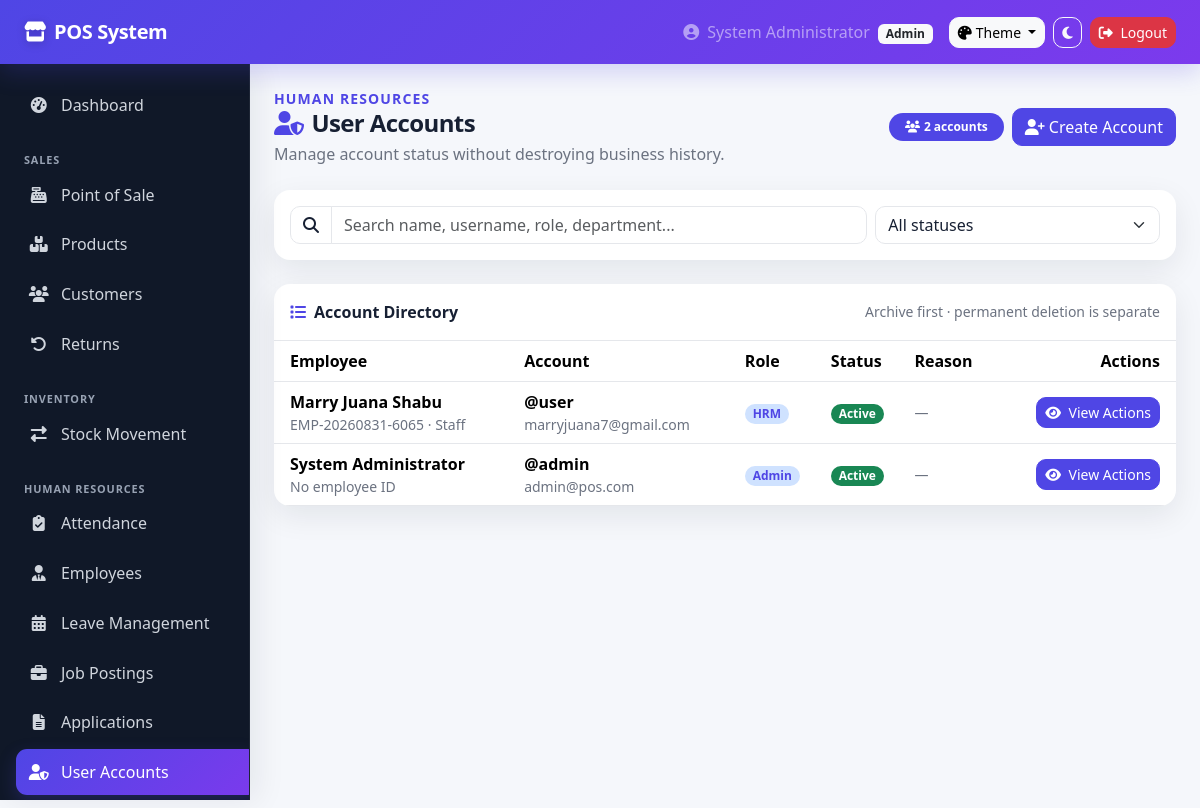
Page /modules/users.php (signed in) on the committed database.
### tables this page shows
CREATE TABLE `users` (
  `id` int(11) NOT NULL,
  `username` varchar(50) NOT NULL,
  `password` varchar(255) NOT NULL,
  `email` varchar(100) NOT NULL,
  `full_name` varchar(100) NOT NULL,
  `role_id` int(11) DEFAULT NULL,
  `is_active` tinyint(1) DEFAULT 1,
  `created_at` timestamp NOT NULL DEFAULT current_timestamp()
);

CREATE TABLE `employees` (
  `id` int(11) NOT NULL,
  `employee_id` varchar(50) NOT NULL,
  `first_name` varchar(50) NOT NULL,
  `last_name` varchar(50) NOT NULL,
  `middle_name` varchar(50) DEFAULT NULL,
  `position` varchar(50) DEFAULT NULL,
  `department` varchar(50) DEFAULT NULL,
  `email` varchar(100) DEFAULT NULL,
  `phone` varchar(20) DEFAULT NULL,
  `address` text DEFAULT NULL,
  `hire_date` date DEFAULT NULL,
  `salary` decimal(10,2) DEFAULT NULL,
  `status` enum('active','on_leave','terminated') DEFAULT 'active',
  `created_at` timestamp NOT NULL DEFAULT current_timestamp(),
  `user_id` int(11) DEFAULT NULL
);

CREATE TABLE `roles` (
  `id` int(11) NOT NULL,
  `role_name` varchar(50) NOT NULL,
  `description` text DEFAULT NULL
);

### config/database.php (called while the page is built, shortened)
<?php
function hasPermission($permission) {
    if ((int)($_SESSION['role_id'] ?? 0) === 1 || (($_SESSION['role'] ?? '') === 'Admin')) return true;
    return isset($_SESSION['permissions']) && is_array($_SESSION['permissions']) && in_array($permission, $_SESSION['permissions'], true);
}
require_once __DIR__.'/security.php';

### config/security.php (called while the page is built, shortened)
<?php
function h($v):string{return htmlspecialchars((string)$v,ENT_QUOTES,'UTF-8');}

### modules/users.php (the view, shortened to what this page needs)
<?php
require_once '../config/database.php';
$db = getDB();
$db->exec("CREATE TABLE IF NOT EXISTS user_action_requests(
  id INT NOT NULL AUTO_INCREMENT, user_id INT NOT NULL, action ENUM('deactivate') NOT NULL, reason VARCHAR(500) NOT NULL,
  requested_by INT NOT NULL, status ENUM('pending','approved','rejected') NOT NULL DEFAULT 'pending', reviewed_by INT NULL, reviewed_at DATETIME NULL,
  reviewer_note VARCHAR(500) NULL, created_at TIMESTAMP NOT NULL DEFAULT CURRENT_TIMESTAMP,
  PRIMARY KEY(id), KEY user_id(user_id), KEY requested_by(requested_by), KEY status(status)
) ENGINE=InnoDB DEFAULT CHARSET=utf8mb4");
$users = $db->query("SELECT u.*, r.role_name, e.employee_id, e.position, e.department
    FROM users u
    LEFT JOIN roles r ON r.id=u.role_id
    LEFT JOIN employees e ON e.user_id=u.id
    ORDER BY FIELD(COALESCE(u.account_status,'active'),'active','deactivated','archived'), u.full_name")->fetchAll();
?>
<!doctype html>
<html lang="en" data-bs-theme="light" data-pos-theme="light" data-pos-palette="indigo">
<head>
<link rel="stylesheet" href="<?php echo BASE_PATH; ?>assets/vendor/bootstrap/bootstrap.min.css?v=20260913">
<link rel="stylesheet" href="<?php echo BASE_PATH; ?>assets/vendor/fontawesome/all.min.css?v=20260913">
<link rel="stylesheet" href="<?php echo BASE_PATH; ?>assets/css/custom.css?v=20260913">
</head>
<body>
<?php include BASE_PATH.'includes/header.php'; ?>
<div class="d-flex">
<?php include BASE_PATH.'includes/sidebar.php'; ?>
<main class="main-content flex-grow-1 p-4">
    <div class="d-flex flex-wrap justify-content-between align-items-center gap-3 mb-4">
        <div><div class="text-primary small fw-bold text-uppercase" style="letter-spacing:.08em">Human Resources</div><h4 class="mb-1 fw-bold"><i class="fas fa-user-shield me-2 text-primary"></i>User Accounts</h4><div class="text-muted">Manage account status without destroying business history.</div></div>
        <div class="d-flex align-items-center gap-2"><span class="badge rounded-pill bg-primary px-3 py-2"><i class="fas fa-users me-1"></i><?php echo count($users); ?> accounts</span><?php if(hasPermission('manage_user_accounts')): ?><button class="btn btn-primary" data-bs-toggle="modal" data-bs-target="#createAccountModal"><i class="fas fa-user-plus me-1"></i>Create Account</button><?php endif; ?></div>
    </div>
    <div class="card border-0 mb-4">
        <div class="card-body p-3">
            <div class="row g-2">
                <div class="col-md-8"><div class="input-group"><span class="input-group-text"><i class="fas fa-search"></i></span><input id="userSearch" class="form-control" placeholder="Search name, username, role, department..."></div></div>
                <div class="col-md-4"><select id="statusFilter" class="form-select"><option value="all">All statuses</option></select></div>
            </div>
        </div>
    </div>
    <div class="card border-0">
        <div class="card-header bg-transparent p-3 d-flex justify-content-between align-items-center"><strong><i class="fas fa-list me-2 text-primary"></i>Account Directory</strong><span class="small text-muted">Archive first · permanent deletion is separate</span></div>
        <div class="table-responsive">
            <table class="table table-hover align-middle mb-0" id="usersTable">
                <thead><tr><th class="ps-3">Employee</th><th>Account</th><th>Role</th><th>Status</th><th>Reason</th><th class="text-end pe-3">Actions</th></tr></thead>
                <tbody>
                <?php foreach ($users as $u):
                    $status = $u['account_status'] ?: 'active';
                    $badge = $status === 'active' ? 'success' : ($status === 'archived' ? 'secondary' : 'warning');
                    $search = strtolower(($u['full_name']??'').' '.($u['username']??'').' '.($u['role_name']??'').' '.($u['department']??''));
                ?>
                <tr data-status="<?php echo h($status); ?>" data-search="<?php echo h($search); ?>">
                    <td class="ps-3"><strong><?php echo h($u['full_name']); ?></strong><div class="small text-muted"><?php echo h($u['employee_id'] ?: 'No employee ID'); ?><?php if($u['position']): ?> · <?php echo h($u['position']); ?><?php endif; ?></div></td>
                    <td><span class="fw-semibold">@<?php echo h($u['username']); ?></span><div class="small text-muted"><?php echo h($u['email']); ?></div></td>
                    <td><span class="badge rounded-pill bg-primary-subtle text-primary"><?php echo h($u['role_name'] ?: 'Unassigned'); ?></span></td>
                    <td><span class="badge rounded-pill bg-<?php echo $badge; ?>"><?php echo h(ucfirst($status)); ?></span></td>
                    <td class="text-muted small"><?php echo h($u['deactivation_reason'] ?: '—'); ?></td>
                    <td class="text-end pe-3">
                        <button type="button" class="btn btn-sm btn-primary view-user-actions" data-bs-toggle="modal" data-bs-target="#userActionsModal" data-id="<?php echo (int)$u['id']; ?>" data-name="<?php echo h($u['full_name']); ?>" data-email="<?php echo h($u['email']); ?>" data-role="<?php echo (int)$u['role_id']; ?>" data-status="<?php echo h($status); ?>" data-can-edit="<?php echo hasPermission('manage_user_accounts') && $status!=='archived' ? '1':'0'; ?>" data-can-deactivate="<?php echo ((int)$u['id'] !== 1 && (int)$u['id'] !== (int)$_SESSION['user_id'] && $status === 'active' && hasPermission('manage_user_accounts')) ? '1':'0'; ?>" data-can-activate="<?php echo ($status === 'deactivated' && hasPermission('manage_user_accounts')) ? '1':'0'; ?>" data-can-archive="<?php echo ((int)$u['id'] !== 1 && $status === 'deactivated' && hasPermission('archive_users')) ? '1':'0'; ?>" data-can-restore="<?php echo ($status === 'archived' && hasPermission('archive_users')) ? '1':'0'; ?>" data-can-purge="<?php echo ($status === 'archived' && hasPermission('permanently_delete_users')) ? '1':'0'; ?>"><i class="fas fa-eye me-1"></i> View Actions</button>
                    </td>
                </tr>
                <?php endforeach; ?>
                </tbody>
            </table>
        </div>
    </div>
</main>
</div>
</body></html>

### assets/css/custom.css (style rules this page uses)
:root { --pos-primary: #4f46e5; --pos-primary-rgb: 79,70,229; --pos-primary-2: #7c3aed; --pos-accent: #06b6d4; --pos-bg: #f5f7fb; --pos-surface: #ffffff; --pos-surface-2: #f8fafc; --pos-border: #e5e7eb; --pos-text: #172033; --pos-muted: #6b7280; --pos-sidebar: #101828; --pos-sidebar-text: #d0d5dd; --pos-shadow: 0 10px 30px rgba(15, 23, 42, .08); --pos-radius: 16px; --pos-transition: 260ms cubic-bezier(.2,.8,.2,1); }
html[data-pos-palette="indigo"] { --pos-primary:#4f46e5; --pos-primary-rgb:79,70,229; --pos-primary-2:#7c3aed; }
html { scroll-behavior:smooth; }
body { background: var(--pos-bg); color: var(--pos-text); transition: background-color var(--pos-transition), color var(--pos-transition); }
:root, html[data-pos-theme="dark"] { --bs-primary: var(--pos-primary); --bs-primary-rgb: var(--pos-primary-rgb); --bs-link-color: var(--pos-primary); --bs-link-hover-color: var(--pos-primary-2); --bs-body-bg: var(--pos-bg); --bs-body-color: var(--pos-text); --bs-border-color: var(--pos-border); }
.bg-primary { background-color: var(--pos-primary) !important; }
.text-primary { color: var(--pos-primary) !important; }
.btn-primary { --bs-btn-bg: var(--pos-primary); --bs-btn-border-color: var(--pos-primary); --bs-btn-hover-bg: var(--pos-primary-2); --bs-btn-hover-border-color: var(--pos-primary-2); --bs-btn-active-bg: var(--pos-primary-2); --bs-btn-active-border-color: var(--pos-primary-2); }
.main-content { min-width: 0; padding-bottom: 2.5rem !important; }
.card, .modal-content, .dropdown-menu, .offcanvas { background-color: var(--pos-surface); color: var(--pos-text); border-color: var(--pos-border) !important; border-radius: var(--pos-radius) !important; box-shadow: var(--pos-shadow); }
.card { overflow: hidden; transition: transform var(--pos-transition), box-shadow var(--pos-transition), background-color var(--pos-transition); }
.card-header, .card-footer { border-color: var(--pos-border) !important; }
.card-header.bg-transparent { background: transparent !important; }
.form-control, .form-select, .input-group-text { background-color: var(--pos-surface) !important; color: var(--pos-text) !important; border-color: var(--pos-border) !important; border-radius: 10px; }
.table { --bs-table-bg: transparent; color: var(--pos-text); }
.table > :not(caption) > * > * { border-bottom-color: var(--pos-border); }
.text-muted { color: var(--pos-muted) !important; }
.page-title, .main-content > .d-flex:first-child h4 { font-weight: 750; letter-spacing: -.025em; }
.btn { border-radius: 10px; transition: transform var(--pos-transition), box-shadow var(--pos-transition), background-color var(--pos-transition); }
*, *::before, *::after { transition-property: background-color, border-color, color, box-shadow; transition-duration: 180ms; transition-timing-function: ease; }
.main-content { min-width:0;min-height:calc(100vh - 56px) }
:root { --pos-sidebar-expanded: 250px; --pos-sidebar-collapsed: 78px; --pos-topbar-height: 64px; }

### rows in the picture
users: full_name "Marry Juana Shabu", employees.employee_id "EMP-20260831-6065", employees.position "Staff", username "user", email "marryjuana7@gmail.com", role.role_name "HRM", account_status "Active", deactivation_reason "—"
users: full_name "System Administrator", employee_id "No employee ID", username "admin", email "admin@pos.com", role.role_name "Admin", account_status "Active", deactivation_reason "—"

### other values in the picture
$siteTitle "POS System"
$_SESSION['full_name'] "System Administrator"
$_SESSION['role'] "Admin"
count($users) "2"
